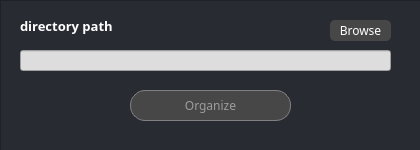
<?xml version="1.0" encoding="UTF-8"?>
<ui version="4.0">
 <class>MainWindow</class>
 <widget class="QMainWindow" name="MainWindow">
  <property name="geometry">
   <rect>
    <x>0</x>
    <y>0</y>
    <width>420</width>
    <height>150</height>
   </rect>
  </property>
  <property name="windowTitle">
   <string>MainWindow</string>
  </property>
  <widget class="QWidget" name="centralwidget">
   <widget class="QFrame" name="frame">
    <property name="geometry">
     <rect>
      <x>0</x>
      <y>0</y>
      <width>421</width>
      <height>151</height>
     </rect>
    </property>
    <property name="styleSheet">
     <string notr="true">QFrame {
	background-color: rgb(41, 43, 51);
}</string>
    </property>
    <property name="frameShape">
     <enum>QFrame::StyledPanel</enum>
    </property>
    <property name="frameShadow">
     <enum>QFrame::Raised</enum>
    </property>
    <widget class="QLineEdit" name="path_text">
     <property name="geometry">
      <rect>
       <x>20</x>
       <y>50</y>
       <width>371</width>
       <height>21</height>
      </rect>
     </property>
     <property name="styleSheet">
      <string notr="true">QLineEdit {
	background-color: rgb(221, 221, 221);
}</string>
     </property>
    </widget>
    <widget class="QPushButton" name="browse">
     <property name="geometry">
      <rect>
       <x>330</x>
       <y>20</y>
       <width>61</width>
       <height>21</height>
      </rect>
     </property>
     <property name="font">
      <font>
       <family>MS Reference Sans Serif</family>
       <underline>false</underline>
       <strikeout>false</strikeout>
      </font>
     </property>
     <property name="styleSheet">
      <string notr="true">QPushButton {
color: #fff;
	background-color: rgb(71, 71, 71);
  text-align: center;
  text-decoration: none;
border-radius: 5px;
}</string>
     </property>
     <property name="text">
      <string>Browse</string>
     </property>
    </widget>
    <widget class="QPushButton" name="organize_button">
     <property name="geometry">
      <rect>
       <x>130</x>
       <y>90</y>
       <width>161</width>
       <height>31</height>
      </rect>
     </property>
     <property name="font">
      <font>
       <family>MS Reference Sans Serif</family>
       <pointsize>9</pointsize>
       <weight>50</weight>
       <bold>false</bold>
       <underline>false</underline>
       <strikeout>false</strikeout>
      </font>
     </property>
     <property name="styleSheet">
      <string notr="true">QPushButton {
	border: 0.5px solid gray;
	color: rgb(156, 156, 156);
	background-color: rgb(71, 71, 71);
  text-align: center;
  text-decoration: none;
border-radius: 15px;
}</string>
     </property>
     <property name="text">
      <string>Organize</string>
     </property>
    </widget>
    <widget class="QLabel" name="title">
     <property name="geometry">
      <rect>
       <x>20</x>
       <y>10</y>
       <width>191</width>
       <height>31</height>
      </rect>
     </property>
     <property name="font">
      <font>
       <family>OCR A Extended</family>
       <pointsize>10</pointsize>
       <weight>50</weight>
       <italic>false</italic>
       <bold>false</bold>
      </font>
     </property>
     <property name="autoFillBackground">
      <bool>false</bool>
     </property>
     <property name="styleSheet">
      <string notr="true">QLabel {
	color: rgb(202, 202, 202);
	font-weight: bold;
	font: 10pt &quot;OCR A Extended&quot;;
	color: white;
	background-color: rgba(0,0,0,0%);
}</string>
     </property>
     <property name="frameShadow">
      <enum>QFrame::Sunken</enum>
     </property>
     <property name="text">
      <string>directory path</string>
     </property>
     <property name="scaledContents">
      <bool>false</bool>
     </property>
     <property name="wordWrap">
      <bool>false</bool>
     </property>
    </widget>
   </widget>
  </widget>
 </widget>
 <resources/>
 <connections/>
</ui>
